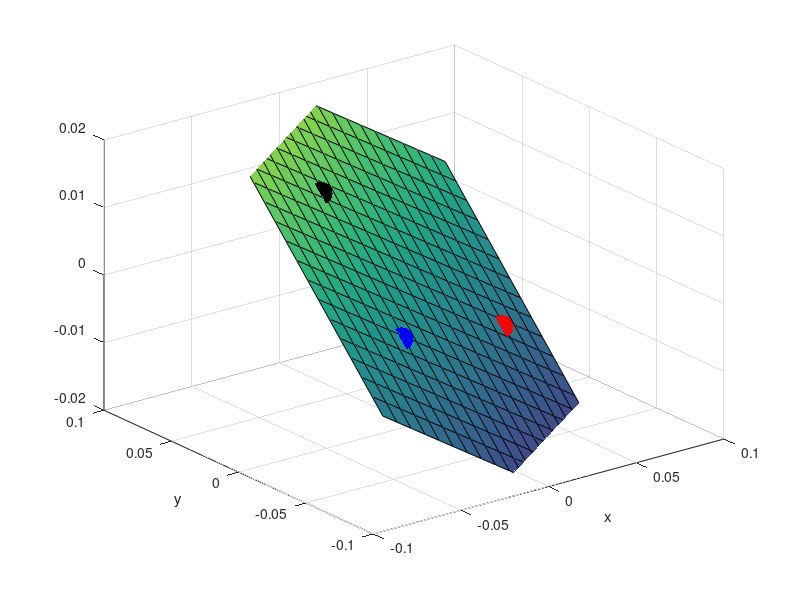

MATLAB code for this plot:
% Assume tilt about x axis then tilt about y axis

addpath(genpath(fullfile(pwd, '../../Functions')));

close all
clc
clear

dThetaX = 15*pi/180;
dThetaY = 10*pi/180;
dHeight = 100e-6;

% Normal vector.  Assumes rotation about the x axis by dThetaX, then in
% this new coordinate system, rotate about the y axis by dThetaY

dN = [sin(dThetaY) -cos(dThetaY)*sin(dThetaX) cos(dThetaY)*cos(dThetaX)]

% Use the point v1 = [0, 0, 0] as in the known point in the plane.  
% Use v2 = [x, y, z] as the general point in the plane
% The equation of the plane is n dot (v2 - v1) = 0 or 
% dN(1)*x + dN(2)*y + dN(3)*z = 0
% Solving for z gives z = (dN(1)*x + dN(2)*y)/dN(3) then we just shift z

dNum = 20;
dLength = 6*25.4e-3;

dX = linspace(-dLength/2, dLength/2, dNum);
dY = fliplr(linspace(-dLength/2, dLength/2, dNum));

[dXX, dYY] = meshgrid(dX, dY);

z = @(x,y) (-dN(1).*x - dN(2).*y)./dN(3) + dHeight;
dZZ = z(dXX, dYY);


figure
surf(dXX, dYY, dZZ);
xlabel('x');
ylabel('y');
zlim([-20e-3, 20e-3])

% Given x, y can ask for height

dP1 = [0.5, 0]*1e-1;
dP2 = [-0.3, -0.3]*1e-1;
dP3 = [-0.3, 0.3]*1e-1;

dH1 = z(dP1(1), dP1(2));
dH2 = z(dP2(1), dP2(2));
dH3 = z(dP3(1), dP3(2));

dMeas1 = [dP1, dH1];
dMeas2 = [dP2, dH2];
dMeas3 = [dP3, dH3];

hold on
dMarkerSize = 50
plot3(dP1(1), dP1(2), dH1, '.r', 'MarkerSize', dMarkerSize);
plot3(dP2(1), dP2(2), dH2, '.b', 'MarkerSize', dMarkerSize);
plot3(dP3(1), dP3(2), dH3, '.k', 'MarkerSize', dMarkerSize);

% Given the points, compute the normal

dMeasV1 = dMeas3 - dMeas1;
dMeasV2 = dMeas2 - dMeas1;

dNMeas = cross(dMeasV1, dMeasV2);
dNMeas = dNMeas./(sqrt(sum(dNMeas.^2)))


% Using the normal, can figure out the height at each sensor
% minus the DC offset. The difference between the measured height at the
% location of the sensor and the mathematical height of the plane gives the
% offset.  Use the average of all three

zMeasPlane = @(x,y) (-dNMeas(1).*x - dNMeas(2).*y)./dNMeas(3);

dOffset1 = dH1 - zMeasPlane(dP1(1), dP1(2));
dOffset2 = dH2 - zMeasPlane(dP2(1), dP2(2));
dOffset3 = dH3 - zMeasPlane(dP3(1), dP3(2));

dOffsetAvg = (dOffset1 + dOffset2 + dOffset3)/3;

% There is probably a good way to figure out the error based on the height
% returned since the sensor locations move with height and angle

dTheta1 = 30*pi/180;
dTheta2 = 150*pi/180;
dTheat3 = -90*pi/180;  % Use as the join in the dot product

dTheta = [30, 150, -90]*pi/180;



% You are given height measurements from three sensors.  If the height is
% not zero, the x/y locations of the sensors won't be the design location.
% The interaction area where the sensor meassures the wafers radially
% shifts in as the wafer moves up and radially shifts out as the wafer
% moves down

% Step 1: Figure out where the sensors measure the surface based on the
% actual wafer height.  (Assume tip + tilt = 0, or that their effect is
% negligible) 
%
% Step 2: Figure out z value of the plane at these locations.


dR0     = 4e-3;
dAOI    = 3*pi/180;
dR      = dR0 - dHeight/tan(dAOI)

% Get the height of the actual plane at each of the three sensor 
% interaction areas

for m = 1:length(dTheta)
        
    dX = dR*cos(dTheta(m));
    dY = dR*sin(dTheta(m));    
    dZMeas(m) = z(dX, dY);

end

dZMeas

% Step 3: Start by assuming that the z offset of the plane is 0. I.E., the
% the reported sensor readings do come from design x, y locations.  Based
% on the three 3D points, compute the normal to the plane, and the equation
% of the plane.
%
% Step 4: With the equation of the plane, compute the difference between
% the height of the plane at the (x, y) location of each sensor, and the
% reported height measured at that sensor. This offset should be about the
% same for each sensor.  The mean of this is the approximate z offset of
% the plane.
%
% Repeat, this time the guess for z offset equal to the value computed in
% the previous loop. Use this z value to correct the (x, y) locations of
% each sensor position, giving a new set of three (x, y, z) points (always
% use the z reported by the sensors.  Compute a new normal, and again
% compute the z-offset.
%
% Keep doing this until the computed z-offset matches the initial guess.
% This means there is consistency and the result will be correct.

dZGuess = 0;

for (n = 1:2)
    
    % Corrected sensor radius offset
    dR = dR0 -dZGuess/tan(dAOI)
    
    % Corrected sensor location based on the guess of the z offset and
    % generate three assumed (x, y, z) measured points on the plane.  Note
    % the x, y locations will be wrong initially if z offset != 0
    
    for m = 1:length(dTheta)
        
        dX = dR*cos(dTheta(m));
        dY = dR*sin(dTheta(m));
        dXYZMeas(m, :) = [dX, dY, dZMeas(m)]
                
    end
    
    % Two in-plane vectors
    
    dV1 = dXYZMeas(1, :) - dXYZMeas(3, :);
    dV2 = dXYZMeas(2, :) - dXYZMeas(3, :);
    
    % Cross product and normalize to get the normal to the plane
    
    dNMeas = cross(dV1, dV2);
    dNMeas = dNMeas./(sqrt(sum(dNMeas.^2)))
    
    % Generate a function that gives the height of the plane as a function
    % of x, y coordinate
    
    zMeasPlane = @(x,y) (-dNMeas(1).*x - dNMeas(2).*y)./dNMeas(3);
    
    % Using the assumed three (x, y) sensor locations, get the difference
    % in height between the reported sensor height and the height of the
    % plane
    
    for m = 1:length(dTheta)
        dOffset(m) = dXYZMeas(m, 3) - zMeasPlane(dXYZMeas(m, 1), dXYZMeas(m, 2));
    end
    
    dOffset
    dOffsetAvg = mean(dOffset)
    dError = dZGuess - dOffsetAvg
    
    % Update dZ to the average offset and iterate
    dZGuess = dOffsetAvg

end
      






